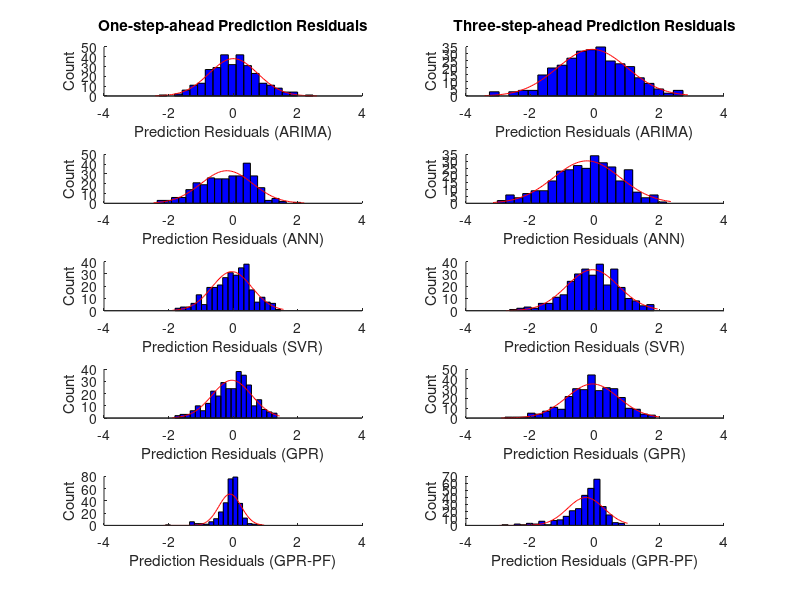

Write the MATLAB code that produced this figure.
clear;
clc;
close all;
load('AllResults.mat');
Residuals1=Yhat1ARIMAVinalhaven-YtestVinalhaven;
Residuals2=Yhat1ANNVinalhaven-YtestVinalhaven;
Residuals3=Yhat1SVRVinalhaven-YtestVinalhaven;
Residuals4=Yhat1GPRVinalhaven-YtestVinalhaven;
Residuals5=Yhat1GPRPFVinalhaven-YtestVinalhaven;
Residuals6=Yhat3ARIMAVinalhaven-YtestVinalhaven;
Residuals7=Yhat3ANNVinalhaven-YtestVinalhaven;
Residuals8=Yhat3SVRVinalhaven-YtestVinalhaven;
Residuals9=Yhat3GPRVinalhaven-YtestVinalhaven;
Residuals10=Yhat3GPRPFVinalhaven-YtestVinalhaven;
subplot(5,2,1);

histfit(Residuals1,20);
ylabel('Count');
xlabel('Prediction Residuals (ARIMA)');
title('One-step-ahead Prediction Residuals');xlim([-4,4]);
box off;
subplot(5,2,3);
histfit(Residuals2,20);
ylabel('Count');
xlabel('Prediction Residuals (ANN)');
xlim([-4,4]);

box off;
subplot(5,2,5);

histfit(Residuals3,20);
ylabel('Count');
xlabel('Prediction Residuals (SVR)');
xlim([-4,4]);
box off;
subplot(5,2,7);
histfit(Residuals4,20);
ylabel('Count');
xlabel('Prediction Residuals (GPR)');
xlim([-4,4]);

box off;
subplot(5,2,9);

histfit(Residuals5,20);
ylabel('Count');
xlabel('Prediction Residuals (GPR-PF)');
xlim([-4,4]);
box off;
subplot(5,2,2);

histfit(Residuals6,20);
ylabel('Count');
xlabel('Prediction Residuals (ARIMA)');
title('Three-step-ahead Prediction Residuals');
xlim([-4,4]);
box off;
subplot(5,2,4);
histfit(Residuals7,20);
ylabel('Count');
xlabel('Prediction Residuals (ANN)');
xlim([-4,4]);
box off;
subplot(5,2,6);

histfit(Residuals8,20);
ylabel('Count');
xlabel('Prediction Residuals (SVR)');
xlim([-4,4]);
box off;
subplot(5,2,8);

histfit(Residuals9,20);
ylabel('Count');
xlabel('Prediction Residuals (GPR)');
xlim([-4,4]);
box off;
subplot(5,2,10);

histfit(Residuals10,20);
ylabel('Count');
xlabel('Prediction Residuals (GPR-PF)');
xlim([-4,4]);
box off;